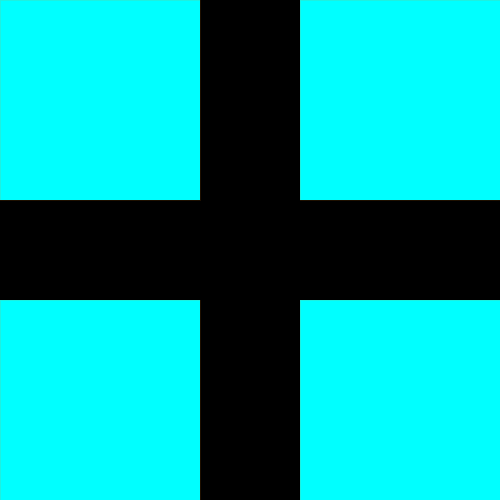
Frame 1 (no input)
Frame 60 (the mouse pressed at the canvas centre just before this capture): identical to frame 1, image omitted
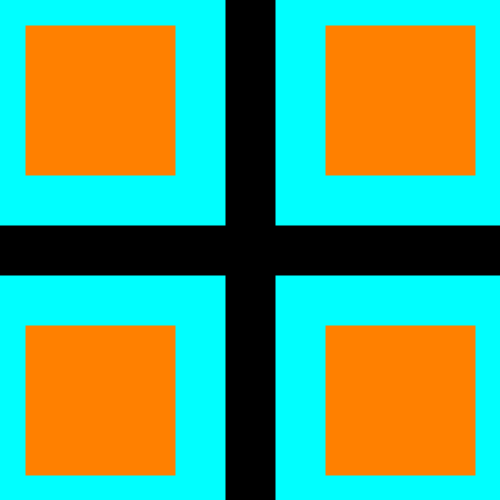
Frame 120 (the mouse held since frame 60 and released just before this capture)

The Processing sketch that drew these frames (run headless with seeded random() and noise(); from frame 60 on, the mouse is pressed at the canvas centre):

// Processing sketch: ejercicio_3
// ── ejercicio_3.pde
int lado = 200; // declaro una variable para tener a mano el lado de los cuadrados que voy a dibujar
boolean bandera = true; // declaro una variable booleana que me va a ayudar para
// determinar de qué color pintar las cosas

void setup() {
  size(500, 500);
}

void draw() {

  float ancho = map(mouseY, 0, height, 0, 100); // calculo el ancho del contorno de los cuadrados
  // en funcion de la posición en Y del mouse, y lo paso a un rango que va de 0 a 100 px
  strokeWeight(ancho); // fijo el ancho de contorno como el valor que acabo de calcular
  background(0); // pinto el fondo de negro
  if (bandera) { // si bandera es "verdadero"
    stroke(255, 128, 0); // contorno naranja
    fill(0, 255, 255); // relleno celeste
  } else { // sino, es decir, si es "falso"
    stroke(0, 255, 255); // contorno celeste
    fill(255, 128, 0); // relleno naranja
  }
  rect(0, 0, lado, lado); // rectangulo de la esquina sup. izq.
  rect(width-lado, 0, lado, lado); // sup. der.
  rect(width-lado, height-lado, lado, lado); // inf. der.
  rect(0, height-lado, lado, lado); // inf. izq.
}

void mousePressed() { // cada vez que presiono el mouse
  bandera = !bandera; // hago que bandera valga su valor contrario
  // es decir, si bandera era falso, pasa a ser verdadero y viceversa
  // esto hace que cada vez que apretamos el mouse, cambie la lógica de colores
}
